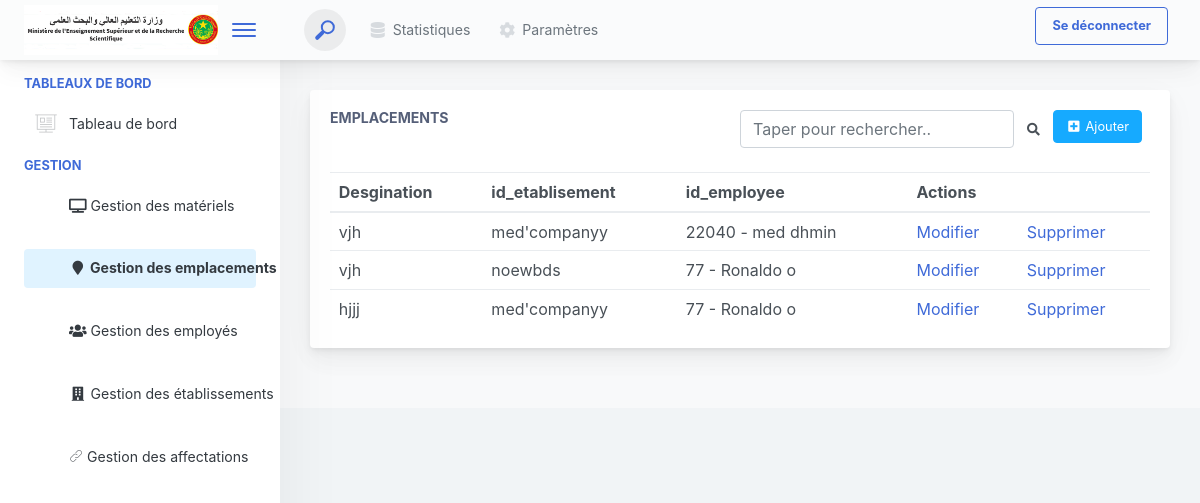
The page /emplacement/ on the database as committed earlier.
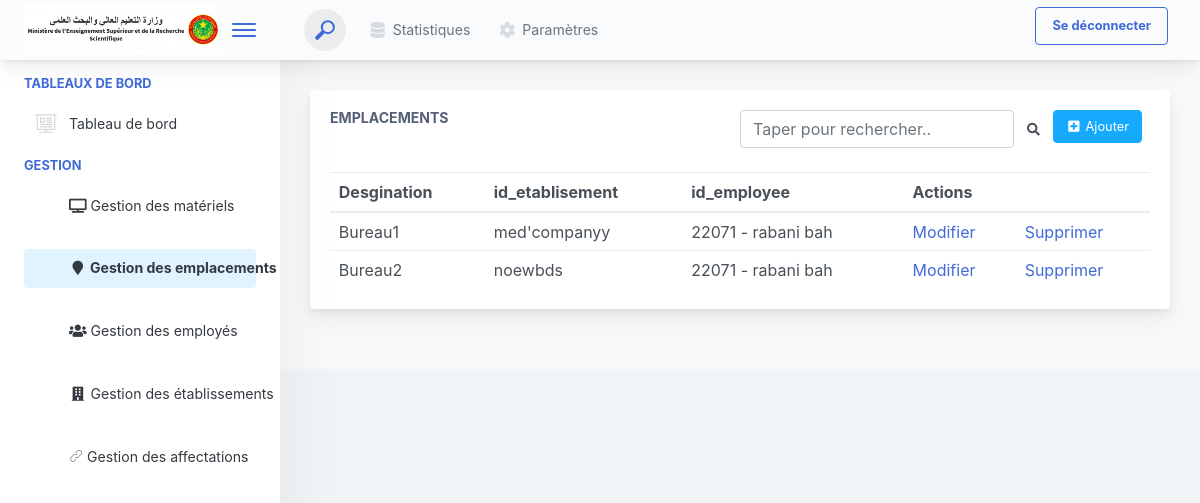
The same page on the database as committed later.
### accounts/models.py (models this page shows, shortened)
class Emplacement(models.Model):
    designation = models.CharField(max_length=200)
    id_etablissement = models.ForeignKey(Etablissement, on_delete=models.CASCADE)
    id_employee = models.ForeignKey(Employee, on_delete=models.CASCADE)

class Etablissement(models.Model):
    nom_etablissement = models.CharField(max_length=200, unique=True)
    def __str__(self):
        return self.nom_etablissement

class Employee(models.Model):
    matricule = models.CharField(max_length=50, unique=True)
    nom = models.CharField(max_length=100)
    prenom = models.CharField(max_length=100)
    date_naiss = models.DateField()
    lieu_naiss = models.CharField(max_length=100)
    grade = models.CharField(max_length=50)
    def __str__(self):
        return f"{self.matricule} - {self.nom} {self.prenom}"

### GestionVentes/views.py (the view)
# urls.py: path('emplacement/', views.emplacement, name="emplacement"),
def emplacement(request):
    all_emplacement= Emplacement.objects.all()
    return render(request,"emplacements/index.html",{"emplacements": all_emplacement,"navbar":'emplacement'})

### GestionVentes/templates/emplacements/index.html (shortened to what this page needs)
{% extends 'navbar.html' %}
{% block content %}
  <div class="app-main__inner">
    <div class="app-page-title">
      <div class="row">
        <div class="col-lg-12">
          <div class="main-card mb-3 card">
            <div class="card-body">
              <div style="display: flex ; justify-content: space-between;">
                <div>
                  <h5 class="card-title">Emplacements </h5>
                </div>
                <div style="display: flex ; justify-content: space-between;">
                  <div style="display: flex ; justify-content: space-between;" >
                    <input class="form-control"   type="text" id="myInput" onkeyup="myFunction()" placeholder="Taper pour rechercher..">
                    <button class="btn" type="submit"><i class="fa fa-search"></i></button>
                  </div>
                  <div>
                    <a href="{% url 'add_emplacement' %}" class="mb-2 mr-2 btn btn-info"><i class="fa fa-fw" aria-hidden="true" title="Copier pour utiliser plus-square"></i> Ajouter </a>
                  </div>
                </div>
              </div>
              <br>
              <table class="mb-0 table" id="myTable">
                <thead>
                  <tr>
                    <th>Desgination</th>
                    <th>id_etablisement</th>
                    <th>id_employee</th>
                    <th colspan="2" >Actions</th>
                  </tr>
                </thead>
                <tbody>
                  {% for i in emplacements %}
                  <tr>
                    <td>{{i.designation}}</td>
                    <td>{{i.id_etablissement}}</td>
                    <td>{{i.id_employee}}</td>
                    <td>
                      <a class='button' href="/edit_employe/{{i.id}}">Modifier</a>
                    </td>
                    <td>
                      <a class='button' href="/delete_employe/{{i.id}}">Supprimer</a>
                    </td>
                  </tr>
                  {% endfor %}
                </tbody>
              </table>
            </div>
          </div>
        </div>
      </div>
    </div>
  </div>
{% endblock %}

### GestionVentes/templates/navbar.html (shortened to what this page needs)
{% load static %}
<html lang="fr">
<head>
    <link href="https://maxcdn.bootstrapcdn.com/font-awesome/4.7.0/css/font-awesome.min.css" rel="stylesheet">
    <link  rel="stylesheet" href="{% static 'main.css' %}">
</head>
<body>
    <div class="app-container app-theme-white body-tabs-shadow fixed-sidebar fixed-header">
        <div class="app-header header-shadow">
            <div class="app-header__logo">
                <div  style="height:50px;width:200px;">
                    <img src="{% static 'assets/images/mes.png' %}" alt="" style="max-width:100%;max-height:100%">
                </div>
                <div class="header__pane ml-auto">
                    <div>
                        <button type="button" class="hamburger close-sidebar-btn hamburger--elastic" data-class="closed-sidebar">
                            <span class="hamburger-box">
                                <span class="hamburger-inner"></span>
                            </span>
                        </button>
                    </div>
                </div>
            </div>
            <div class="app-header__content">
                <div class="app-header-left">
                    <div class="search-wrapper">
                        <div class="input-holder">
                            <button class="search-icon"><span></span></button>
                        </div>
                    </div>
                    <ul class="header-menu nav">
                        <li class="nav-item">
                            <a href="javascript:void(0);" class="nav-link">
                                <i class="nav-link-icon fa fa-database"> </i>
                                Statistiques
                            </a>
                        </li>
                        <li class="dropdown nav-item">
                            <a href="javascript:void(0);" class="nav-link">
                                <i class="nav-link-icon fa fa-cog"></i>
                                Paramètres
                            </a>
                        </li>
                    </ul>
                </div>
                <div class="app-header-right">
                        <a href="{% url 'logout' %}" class="nav-link mb-2 mr-2 btn-transition btn btn-outline-primary">
                            Se déconnecter
                        </a>
                </div>
            </div>
        </div>
        <div class="app-main">
                <div class="app-sidebar sidebar-shadow">
                    <div class="scrollbar-sidebar">
                        <div class="app-sidebar__inner">
                            <ul class="vertical-nav-menu">
                                <li class="app-sidebar__heading">Tableaux de bord</li>
                                <li>
                                    <a href="{% url 'home' %}" {% if navbar == "home" %} class="mm-active" {% endif %}>
                                        <i class="metismenu-icon pe-7s-display2"> </i>
                                        Tableau de bord
                                    </a>
                                </li>
                                <li class="app-sidebar__heading float-start">Gestion</li>
                                <li>
                                    <a  href="{% url 'materiel' %}" {% if navbar == "materiel" %} class="mm-active" {% endif %} ><i class="fas fa-tv"></i>
                                        Gestion des matériels
                                    </a>
                                </li>
                                <br>
                                <li>
                                    <a href="{% url 'emplacement' %}" {% if navbar == "emplacement" %} class="mm-active" {% endif %} ><i class="fa fa-fw" aria-hidden="true" title="Copy to use map-marker"></i>
                                        Gestion des emplacements
                                    </a>
                                </li>
                                <br>
                                <li>
                                    <a href="{% url 'employe'  %}" {% if navbar == "employe" %} class="mm-active" {% endif %}><i class="fas fa-users"></i>
                                        Gestion des employés
                                    </a>
                                </li>
                                <br>
                                <li>
                                    <a href="{% url 'etablissement'  %}" {% if navbar == "etablissement" %} class="mm-active" {% endif %} ><i class="fa fa-fw" aria-hidden="true" title="Copy to use building"></i>
                                        Gestion des établissements
                                    </a>
                                </li>
                                <br>
                                <li>
                                    <a href="{% url 'affectation'  %}" {% if navbar == "affectation" %} class="mm-active" {% endif %} ><i class="fas pe-7s-link"> </i>
                                        Gestion des affectations
                                    </a>
                                </li>
                            </ul>
                        </div>
                    </div>
                </div>
                <div class="app-main__outer">
                    {% block content %}{% endblock %}
                </div>
        </div>
    </div>
</body>
</html>

Rows that differ between the two databases and show on the page:
removed Emplacement: designation "vjh", id_etablissement "med'companyy", id_employee "22040 - med dhmin"
removed Emplacement: designation "vjh", id_etablissement "noewbds", id_employee "77 - Ronaldo o"
removed Emplacement: designation "hjjj", id_etablissement "med'companyy", id_employee "77 - Ronaldo o"
added Emplacement: designation "Bureau1", id_etablissement "med'companyy", id_employee "22071 - rabani bah"
added Emplacement: designation "Bureau2", id_etablissement "noewbds", id_employee "22071 - rabani bah"
